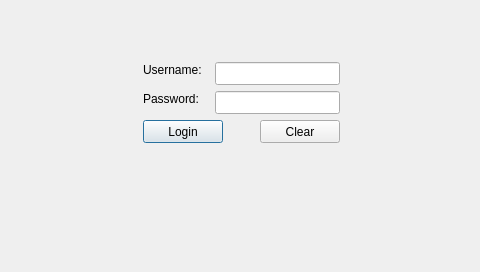
<?xml version="1.0" encoding="UTF-8"?>
<ui version="4.0">
 <class>loginDialog</class>
 <widget class="QDialog" name="loginDialog">
  <property name="geometry">
   <rect>
    <x>0</x>
    <y>0</y>
    <width>480</width>
    <height>272</height>
   </rect>
  </property>
  <property name="windowTitle">
   <string>Dialog</string>
  </property>
  <property name="styleSheet">
   <string notr="true"/>
  </property>
  <widget class="QLineEdit" name="usernameLineEdit">
   <property name="geometry">
    <rect>
     <x>215</x>
     <y>62</y>
     <width>125</width>
     <height>23</height>
    </rect>
   </property>
  </widget>
  <widget class="QLineEdit" name="passwdLineEdit">
   <property name="geometry">
    <rect>
     <x>215</x>
     <y>91</y>
     <width>125</width>
     <height>23</height>
    </rect>
   </property>
  </widget>
  <widget class="QLabel" name="usernameLabel">
   <property name="geometry">
    <rect>
     <x>143</x>
     <y>62</y>
     <width>66</width>
     <height>16</height>
    </rect>
   </property>
   <property name="text">
    <string>Username:</string>
   </property>
  </widget>
  <widget class="QLabel" name="passwdLabel">
   <property name="geometry">
    <rect>
     <x>143</x>
     <y>91</y>
     <width>61</width>
     <height>16</height>
    </rect>
   </property>
   <property name="text">
    <string>Password:</string>
   </property>
  </widget>
  <widget class="QPushButton" name="LoginButton">
   <property name="geometry">
    <rect>
     <x>143</x>
     <y>120</y>
     <width>80</width>
     <height>23</height>
    </rect>
   </property>
   <property name="text">
    <string>Login</string>
   </property>
  </widget>
  <widget class="QPushButton" name="clearButton">
   <property name="geometry">
    <rect>
     <x>260</x>
     <y>120</y>
     <width>80</width>
     <height>23</height>
    </rect>
   </property>
   <property name="text">
    <string>Clear</string>
   </property>
  </widget>
 </widget>
 <resources/>
 <connections/>
</ui>
